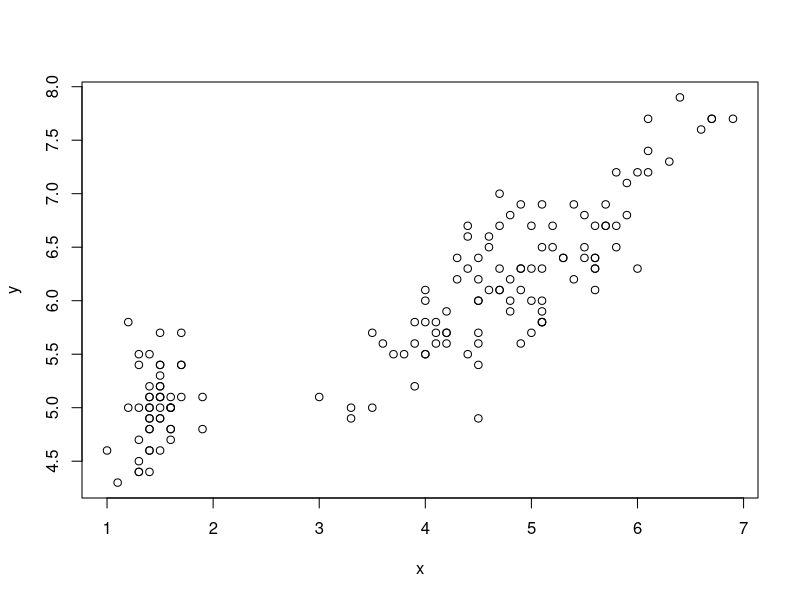
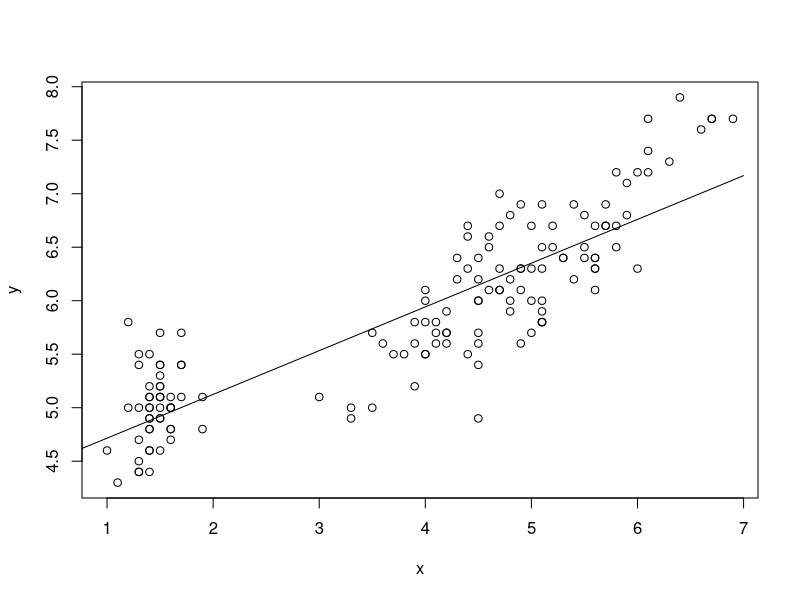

The R source for these figures, in order:
#Codigo para problema 2   recta de regressió

mis_dades <- iris

x <- mis_dades$Petal.Length
y <- mis_dades$Sepal.Length

plot (x,y)

x_mitja<- mean(x)
y_mitja<- mean(y)
m <- sum((x-x_mitja)*(y-y_mitja))/(sum((x-x_mitja)^2)) # formula pendent
m

b<- y_mitja-m*x_mitja

x_pred <- 0:7                                         # interval 0,7
y_pred <- m*x_pred +b

plot(x,y)
lines(x_pred,y_pred)

x_pred <- x                                        # interval xi
y_pred <- m*x_pred +b
y_pred

R2<- (sum((y_pred -y_mitja)^2))/(sum((y-y_mitja)^2))   #corf. determinacó
R2

R<- sqrt(R2)                                           #coef correlació
R


modellineal<- lm(y~x)
modellineal
summary(modellineal)                                   # resum tot pendent, coefs...

y_pred2 <- predict(modellineal,data.frame(x=1.5))     # predicció segons model lineal
y_pred2




